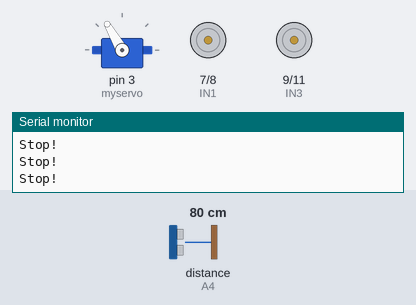
Simulated run of this sketch. Board: Arduino Uno, built with avr-gcc and run on an emulated ATmega328P. Shown: servo, motor-driver pin pairs drawn as motors (green arrow = first pin HIGH = forward, orange = second pin HIGH = backward, longer = more drive, scaled by the enable pin), the last lines printed to the serial monitor. Wiring (inferred from the names in the program): ultrasonic range finder: trigger A5; echo A4. Inputs (shaded band) come from the test bench; at power-on: distance to the obstacle (sensor on A4) 80 cm. The echo pulse lasts 58.3 µs per cm.

Above: at 1.2 s.
1.3 s: distance to the obstacle (sensor on A4) set to 70 cm
At 1.46 s:
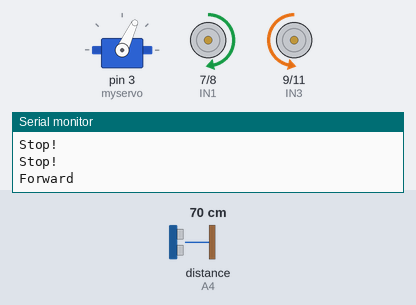
4.3 s: distance to the obstacle (sensor on A4) set to 27 cm
7.3 s: distance to the obstacle (sensor on A4) set to 23 cm
At 7.71 s:
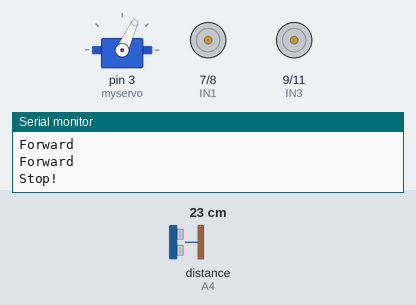
10.3 s: distance to the obstacle (sensor on A4) set to 19 cm
13.3 s: distance to the obstacle (sensor on A4) set to 15 cm
At 14.32 s:
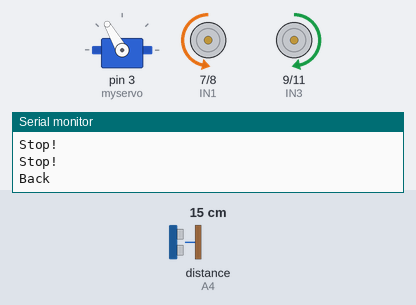
16.3 s: distance to the obstacle (sensor on A4) set to 35 cm
At 16.96 s:
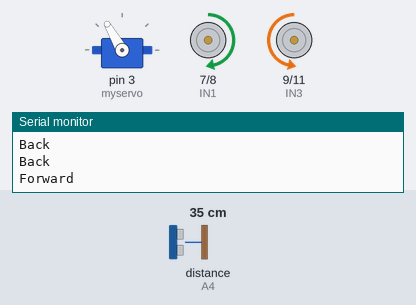
Timing chart, 0 to 20.3 s (numbered marks = the images above; inputs shaded):
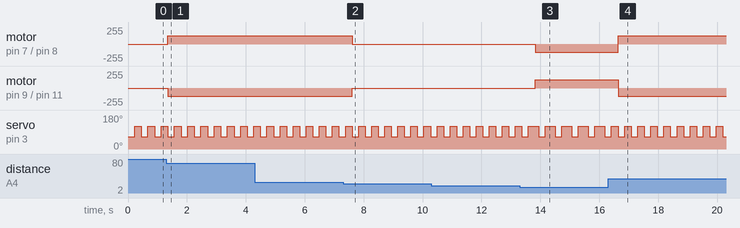

The sketch:

careDog.ino
```cpp
//The servo motor will allow the head of the dog to swivel and turn in accordance to the object it is following
#include <Servo.h>  //servo library
Servo myservo;      // create servo object to control servo

//Ultrasonic sensor variables
int One = A4;
int Two = A5;


//motor controller pins
//used to assign motor speed values and motor direction
#define ENA 5
#define ENB 6
#define IN1 7
#define IN2 8
#define IN3 9
#define IN4 11

//The speed of the dog
#define dogSpeed 125
#define dogSpeed2 125

//distinguish left and right
int rightDistance = 0, leftDistance = 0;

//the dog will move forward according to this function
void forward(){
  analogWrite(ENA, dogSpeed);
  analogWrite(ENB, dogSpeed);
  digitalWrite(IN1, HIGH);
  digitalWrite(IN2, LOW);
  digitalWrite(IN3, LOW);
  digitalWrite(IN4, HIGH);
  Serial.println("Forward");
}

//the dog will move backwards according to this function
void back() {
  analogWrite(ENA, dogSpeed);
  analogWrite(ENB, dogSpeed);
  digitalWrite(IN1, LOW);
  digitalWrite(IN2, HIGH);
  digitalWrite(IN3, HIGH);
  digitalWrite(IN4, LOW);
  Serial.println("Back");
}

//the dog will left according to this function
void left() {
  analogWrite(ENA, dogSpeed2);
  analogWrite(ENB, dogSpeed2);
  digitalWrite(IN1, LOW);
  digitalWrite(IN2, HIGH);
  digitalWrite(IN3, LOW);
  digitalWrite(IN4, HIGH);
  Serial.println("Left");
}

//the dog will move right according to this function
void right() {
  analogWrite(ENA, dogSpeed2);
  analogWrite(ENB, dogSpeed2);
  digitalWrite(IN1, HIGH);
  digitalWrite(IN2, LOW);
  digitalWrite(IN3, HIGH);
  digitalWrite(IN4, LOW);
  Serial.println("Right");
}

//the dog will stop according to this function
void stop() {
  digitalWrite(ENA, LOW);
  digitalWrite(ENB, LOW);
  Serial.println("Stop!");
}

//Ultrasonic distance measurement method
//uses the ultrasonic sensor to have certain distances set for certain things
int Distance_test() {
  digitalWrite(Two, LOW);
  delayMicroseconds(3);
  digitalWrite(Two, HIGH);
  delayMicroseconds(25);
  digitalWrite(Two, LOW);
  float Fdistance = pulseIn(One, HIGH);
  Fdistance= Fdistance / 58;
  return (int)Fdistance;
}


//This will makes sure that all the motors have been initialized and all connections are ready
//IF this fails then come connection has been misplaced
//IF you change code here then change code at the start where they are defined aswell
void setup() {
  myservo.attach(3);  // attach servo on pin 3 to servo object
  Serial.begin(9600);
  pinMode(One, INPUT);
  pinMode(Two, OUTPUT);
  pinMode(IN1, OUTPUT);
  pinMode(IN2, OUTPUT);
  pinMode(IN3, OUTPUT);
  pinMode(IN4, OUTPUT);
  pinMode(ENA, OUTPUT);
  pinMode(ENB, OUTPUT);
  stop();
}

//This code is used to set certain boundaries
//IF the distances reaches a certain value then the dog will move a predetermined amount
//continuous function, this means the code will not stop running until turned off
//KEEP IN MIND, even if the dog stops, that does not mean the code has stopped.
void loop() {

    myservo.write(65);  //setservo position to right side
    delay(220);
    rightDistance = Distance_test();

    myservo.write(120);  //setservo position to left side
    delay(220);
    leftDistance = Distance_test();

    if((rightDistance > 75)&&(leftDistance > 75)){
      stop();
    }else if((rightDistance >= 25) && (leftDistance >= 25)) {
      forward();
    }else if((rightDistance <= 15) && (leftDistance <= 15)) {
        back();
        delay(120);
    }else if(rightDistance - 4 > leftDistance) {
        left();
        delay(120);
    }else if(rightDistance + 4 < leftDistance) {
        right();
        delay(120);
    }else{
      stop();
    }

}
```

Measured:
- the behaviour switches between 76 and 75 cm on distance to the obstacle (sensor on A4) (found by bisection; images 0 and 1)
- the behaviour switches between 26 and 25 cm on distance to the obstacle (sensor on A4) (found by bisection; images 1 and 2)
- the behaviour switches between 17 and 16 cm on distance to the obstacle (sensor on A4) (found by bisection; images 2 and 3)
- after the input at 1.3 s, motor on pin 7 (IN1) / pin 8 (IN2): stopped → forward 125/255 after 0.05 s; motor on pin 9 (IN3) / pin 11 (IN4): stopped → backward 125/255 after 0.05 s
- after the input at 7.3 s, motor on pin 7 (IN1) / pin 8 (IN2): forward 125/255 → stopped after 0.31 s; motor on pin 9 (IN3) / pin 11 (IN4): backward 125/255 → stopped after 0.31 s
- after the input at 13.3 s, motor on pin 7 (IN1) / pin 8 (IN2): stopped → backward 125/255 after 0.52 s; motor on pin 9 (IN3) / pin 11 (IN4): stopped → forward 125/255 after 0.52 s; servo on pin 3 (myservo): alternates 120° for 0.34 s and 65° for 0.22 s, starting after 0.64 s
- after the input at 16.3 s, motor on pin 7 (IN1) / pin 8 (IN2): backward 125/255 → forward 125/255 after 0.33 s; motor on pin 9 (IN3) / pin 11 (IN4): forward 125/255 → backward 125/255 after 0.33 s
- by itself, servo on pin 3 (myservo): alternates 120° for 0.22 s and 65° for 0.22 s
